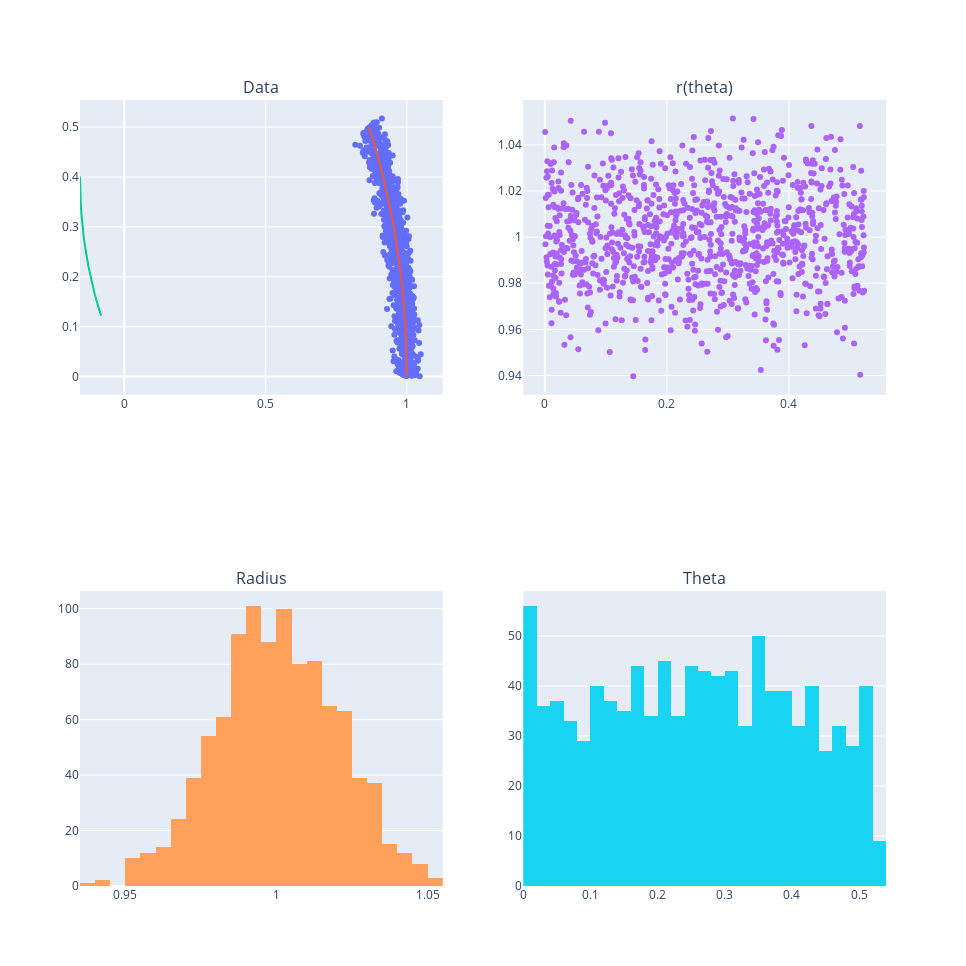

Notebook source saved alongside this figure:
### Code cell
coeffs = noisy_arc()

### Figure 1 — Plotly figure (JSON) as saved in the notebook; plotly's stock layout.template omitted (floating-point values rounded to 4 significant figures; data arrays with more than 128 entries replaced by an {"elided": "..."} marker saying what was removed)
{"data": [{"mode": "markers", "type": "scatter", "x": {"elided": "1000 float values"}, "xaxis": "x", "y": {"elided": "1000 float values"}, "yaxis": "y"}, {"mode": "lines", "type": "scatter", "x": {"elided": "10000 float values"}, "xaxis": "x", "y": {"elided": "10000 float values"}, "yaxis": "y"}, {"mode": "lines", "type": "scatter", "x": {"elided": "10000 float values"}, "xaxis": "x", "y": {"elided": "10000 float values"}, "yaxis": "y"}, {"mode": "markers", "type": "scatter", "x": {"elided": "1000 float values"}, "xaxis": "x2", "y": {"elided": "1000 float values"}, "yaxis": "y2"}, {"type": "histogram", "x": {"elided": "1000 float values"}, "xaxis": "x3", "yaxis": "y3"}, {"type": "histogram", "x": {"elided": "1000 float values"}, "xaxis": "x4", "yaxis": "y4"}], "layout": {"annotations": [{"font": {"size": 16}, "showarrow": false, "text": "Data", "x": 0.225, "xanchor": "center", "xref": "paper", "y": 1, "yanchor": "bottom", "yref": "paper"}, {"font": {"size": 16}, "showarrow": false, "text": "r(theta)", "x": 0.775, "xanchor": "center", "xref": "paper", "y": 1, "yanchor": "bottom", "yref": "paper"}, {"font": {"size": 16}, "showarrow": false, "text": "Radius", "x": 0.225, "xanchor": "center", "xref": "paper", "y": 0.375, "yanchor": "bottom", "yref": "paper"}, {"font": {"size": 16}, "showarrow": false, "text": "Theta", "x": 0.775, "xanchor": "center", "xref": "paper", "y": 0.375, "yanchor": "bottom", "yref": "paper"}], "autosize": false, "height": 966, "showlegend": false, "width": 966, "xaxis": {"anchor": "y", "domain": [0, 0.45]}, "xaxis2": {"anchor": "y2", "domain": [0.55, 1]}, "xaxis3": {"anchor": "y3", "domain": [0, 0.45]}, "xaxis4": {"anchor": "y4", "domain": [0.55, 1]}, "yaxis": {"anchor": "x", "domain": [0.625, 1]}, "yaxis2": {"anchor": "x2", "domain": [0.625, 1]}, "yaxis3": {"anchor": "x3", "domain": [0, 0.375]}, "yaxis4": {"anchor": "x4", "domain": [0, 0.375]}}}
